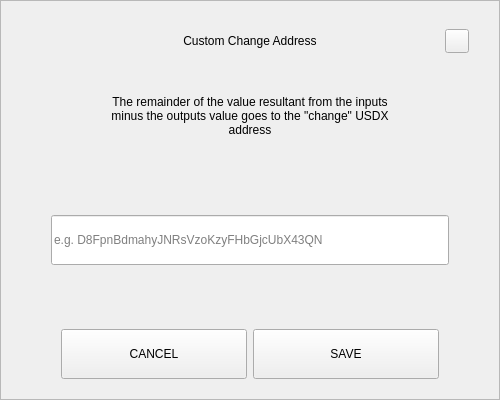
<?xml version="1.0" encoding="UTF-8"?>
<ui version="4.0">
 <class>SendChangeAddressDialog</class>
 <widget class="QDialog" name="SendChangeAddressDialog">
  <property name="geometry">
   <rect>
    <x>0</x>
    <y>0</y>
    <width>500</width>
    <height>400</height>
   </rect>
  </property>
  <property name="windowTitle">
   <string>Dialog</string>
  </property>
  <layout class="QVBoxLayout" name="verticalLayout">
   <property name="spacing">
    <number>0</number>
   </property>
   <property name="leftMargin">
    <number>0</number>
   </property>
   <property name="topMargin">
    <number>0</number>
   </property>
   <property name="rightMargin">
    <number>0</number>
   </property>
   <property name="bottomMargin">
    <number>0</number>
   </property>
   <item>
    <widget class="QFrame" name="frame">
     <property name="styleSheet">
      <string notr="true"/>
     </property>
     <property name="frameShape">
      <enum>QFrame::StyledPanel</enum>
     </property>
     <property name="frameShadow">
      <enum>QFrame::Raised</enum>
     </property>
     <layout class="QVBoxLayout" name="verticalLayout_2" stretch="0,0,0,0,0,0,0">
      <property name="spacing">
       <number>0</number>
      </property>
      <property name="leftMargin">
       <number>30</number>
      </property>
      <property name="topMargin">
       <number>20</number>
      </property>
      <property name="rightMargin">
       <number>30</number>
      </property>
      <property name="bottomMargin">
       <number>20</number>
      </property>
      <item>
       <layout class="QHBoxLayout" name="horizontalLayout_3">
        <property name="spacing">
         <number>0</number>
        </property>
        <item>
         <spacer name="horizontalSpacer_2">
          <property name="orientation">
           <enum>Qt::Horizontal</enum>
          </property>
          <property name="sizeHint" stdset="0">
           <size>
            <width>40</width>
            <height>20</height>
           </size>
          </property>
         </spacer>
        </item>
        <item>
         <widget class="QLabel" name="labelTitle">
          <property name="minimumSize">
           <size>
            <width>0</width>
            <height>40</height>
           </size>
          </property>
          <property name="maximumSize">
           <size>
            <width>16777215</width>
            <height>40</height>
           </size>
          </property>
          <property name="styleSheet">
           <string notr="true">padding-left:24px;</string>
          </property>
          <property name="text">
           <string>Custom Change Address</string>
          </property>
          <property name="alignment">
           <set>Qt::AlignCenter</set>
          </property>
          <property name="margin">
           <number>7</number>
          </property>
         </widget>
        </item>
        <item>
         <spacer name="horizontalSpacer">
          <property name="orientation">
           <enum>Qt::Horizontal</enum>
          </property>
          <property name="sizeHint" stdset="0">
           <size>
            <width>40</width>
            <height>20</height>
           </size>
          </property>
         </spacer>
        </item>
        <item>
         <widget class="QPushButton" name="btnEsc">
          <property name="minimumSize">
           <size>
            <width>24</width>
            <height>24</height>
           </size>
          </property>
          <property name="maximumSize">
           <size>
            <width>24</width>
            <height>24</height>
           </size>
          </property>
          <property name="focusPolicy">
           <enum>Qt::NoFocus</enum>
          </property>
          <property name="text">
           <string/>
          </property>
         </widget>
        </item>
       </layout>
      </item>
      <item>
       <spacer name="verticalSpacer_2">
        <property name="orientation">
         <enum>Qt::Vertical</enum>
        </property>
        <property name="sizeType">
         <enum>QSizePolicy::Fixed</enum>
        </property>
        <property name="sizeHint" stdset="0">
         <size>
          <width>20</width>
          <height>20</height>
         </size>
        </property>
       </spacer>
      </item>
      <item alignment="Qt::AlignHCenter">
       <widget class="QLabel" name="labelMessage">
        <property name="minimumSize">
         <size>
          <width>0</width>
          <height>70</height>
         </size>
        </property>
        <property name="text">
         <string>The remainder of the value resultant from the inputs minus the outputs value goes to the &quot;change&quot; USDX address</string>
        </property>
        <property name="alignment">
         <set>Qt::AlignCenter</set>
        </property>
        <property name="wordWrap">
         <bool>true</bool>
        </property>
       </widget>
      </item>
      <item>
       <spacer name="verticalSpacer_3">
        <property name="orientation">
         <enum>Qt::Vertical</enum>
        </property>
        <property name="sizeHint" stdset="0">
         <size>
          <width>20</width>
          <height>40</height>
         </size>
        </property>
       </spacer>
      </item>
      <item>
       <layout class="QHBoxLayout" name="horizontalLayout_2">
        <property name="spacing">
         <number>0</number>
        </property>
        <property name="leftMargin">
         <number>20</number>
        </property>
        <property name="rightMargin">
         <number>20</number>
        </property>
        <item>
         <widget class="QLineEdit" name="lineEditAddress">
          <property name="minimumSize">
           <size>
            <width>0</width>
            <height>50</height>
           </size>
          </property>
          <property name="placeholderText">
           <string notr="true">e.g. D8FpnBdmahyJNRsVzoKzyFHbGjcUbX43QN</string>
          </property>
         </widget>
        </item>
       </layout>
      </item>
      <item>
       <spacer name="verticalSpacer">
        <property name="orientation">
         <enum>Qt::Vertical</enum>
        </property>
        <property name="sizeHint" stdset="0">
         <size>
          <width>20</width>
          <height>40</height>
         </size>
        </property>
       </spacer>
      </item>
      <item>
       <layout class="QHBoxLayout" name="horizontalLayout" stretch="2,2">
        <property name="spacing">
         <number>6</number>
        </property>
        <property name="leftMargin">
         <number>30</number>
        </property>
        <property name="rightMargin">
         <number>30</number>
        </property>
        <item>
         <widget class="QPushButton" name="btnCancel">
          <property name="minimumSize">
           <size>
            <width>180</width>
            <height>50</height>
           </size>
          </property>
          <property name="focusPolicy">
           <enum>Qt::NoFocus</enum>
          </property>
          <property name="text">
           <string>CANCEL</string>
          </property>
         </widget>
        </item>
        <item>
         <widget class="QPushButton" name="btnSave">
          <property name="minimumSize">
           <size>
            <width>180</width>
            <height>50</height>
           </size>
          </property>
          <property name="focusPolicy">
           <enum>Qt::NoFocus</enum>
          </property>
          <property name="text">
           <string>SAVE</string>
          </property>
         </widget>
        </item>
       </layout>
      </item>
     </layout>
    </widget>
   </item>
  </layout>
 </widget>
 <resources/>
 <connections/>
</ui>
